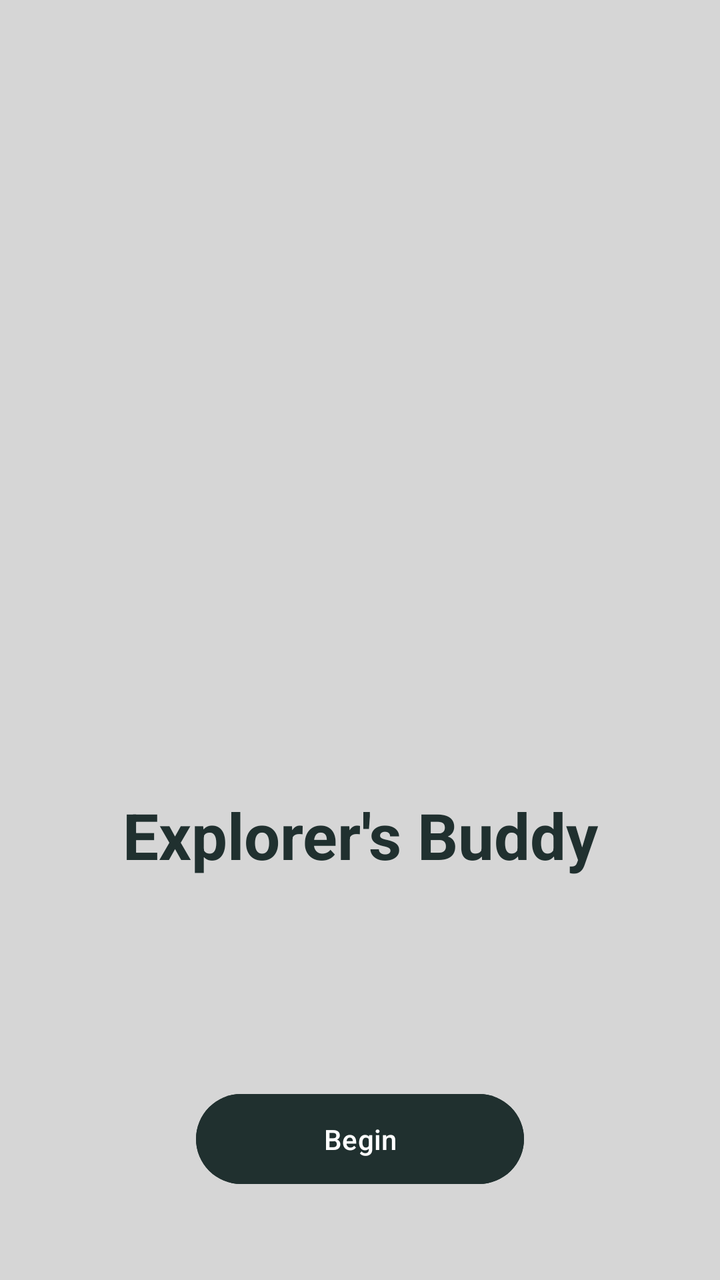
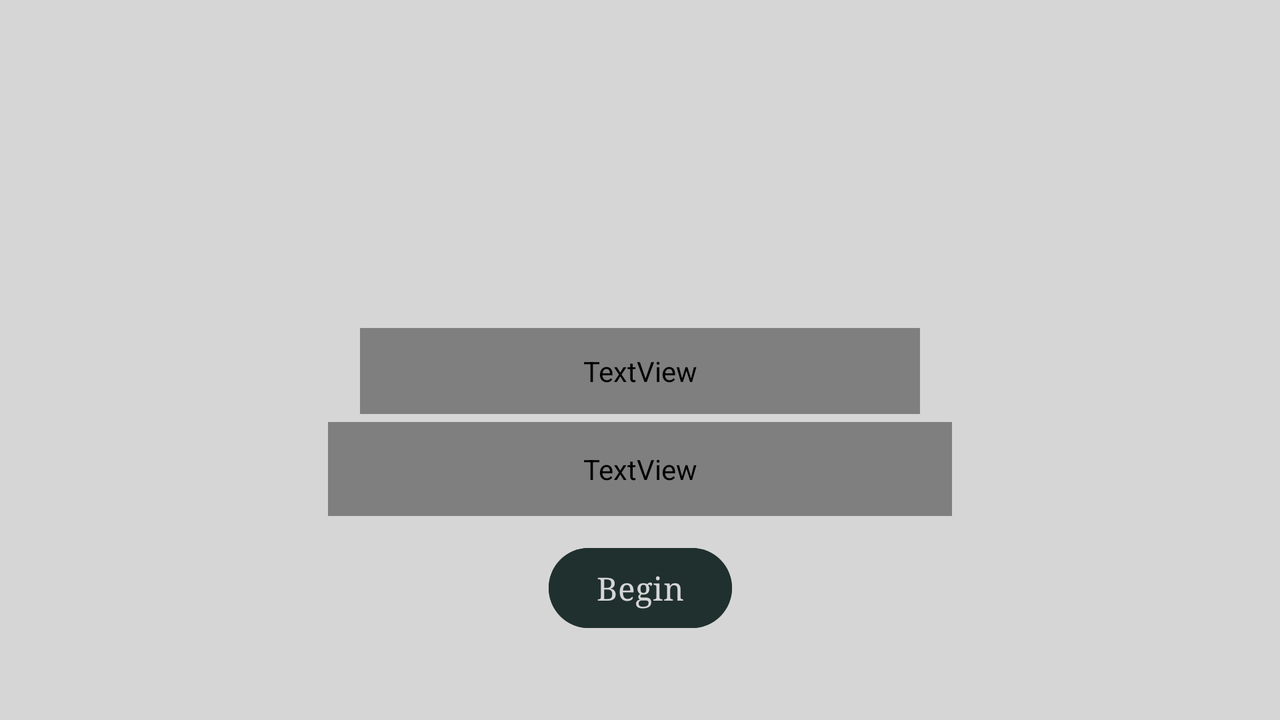

First picture: res/layout/ on a phone held upright. Second picture: the repository's own variant of that layout, on a device whose configuration matches the variant's folder. Source for both follows.
<!-- AndroidManifest.xml: application theme Theme.VacationPlanner -->
<!-- res/layout/activity_main.xml -->
<?xml version="1.0" encoding="utf-8"?>
<androidx.constraintlayout.widget.ConstraintLayout xmlns:android="http://schemas.android.com/apk/res/android"
    xmlns:app="http://schemas.android.com/apk/res-auto"
    xmlns:tools="http://schemas.android.com/tools"
    android:id="@+id/main"
    android:layout_width="match_parent"
    android:layout_height="match_parent"
    android:background="@color/offWhite"
    tools:context=".UI.MainActivity">


    <Button
        android:id="@+id/button"
        android:layout_width="164dp"
        android:layout_height="53dp"
        android:layout_marginStart="32dp"
        android:layout_marginEnd="32dp"
        android:layout_marginBottom="44dp"
        android:backgroundTint="@color/darkGreen"
        android:text="@string/enter_button"
        android:textColor="@color/white"
        app:layout_constraintBottom_toBottomOf="parent"
        app:layout_constraintEnd_toEndOf="parent"
        app:layout_constraintStart_toStartOf="parent" />

    <TextView
        android:id="@+id/welcomeTextView"
        android:layout_width="wrap_content"
        android:layout_height="wrap_content"
        android:layout_marginStart="32dp"
        android:layout_marginTop="90dp"
        android:layout_marginEnd="32dp"
        android:layout_marginBottom="90dp"
        android:fontFamily="sans-serif"
        android:text="@string/app_name"
        android:textColor="@color/darkGreen"
        android:textSize="32sp"
        android:textStyle="bold"
        app:layout_constraintBottom_toTopOf="@+id/button"
        app:layout_constraintEnd_toEndOf="parent"
        app:layout_constraintStart_toStartOf="parent"
        app:layout_constraintTop_toTopOf="parent"
        app:layout_constraintVertical_bias="0.956" />

</androidx.constraintlayout.widget.ConstraintLayout>
<!-- resources referenced by this layout -->
<resources>
  <color name="darkGreen">#20302f</color>
  <color name="offWhite">#d6d6d6</color>
  <color name="white">#FFFFFFFF</color>
  <string name="app_name">Explorer\'s Buddy</string>
  <string name="enter_button">Begin</string>
  <style name="Theme.VacationPlanner" parent="Base.Theme.VacationPlanner" />
  <style name="Base.Theme.VacationPlanner" parent="Theme.Material3.DayNight">
  
          
          <item name="colorPrimary">@color/darkGreen</item>
          <item name="colorSecondary">@color/grey</item>
          <item name="colorAccent">@color/lightGreen</item>
          <item name="colorTertiary">@color/offWhite</item>
          <item name="colorError">@color/errorRed</item>
  
  
      </style>
  <color name="grey">#8E9196</color>
  <color name="lightGreen">#7B9694</color>
  <color name="errorRed">#FF5449</color>
</resources>
<!-- res/layout-land/activity_main.xml (the repository's variant of the layout above) -->
<!-- drawn on the phone turned sideways -->
<?xml version="1.0" encoding="utf-8"?>
<androidx.constraintlayout.widget.ConstraintLayout xmlns:android="http://schemas.android.com/apk/res/android"
    xmlns:app="http://schemas.android.com/apk/res-auto"
    xmlns:tools="http://schemas.android.com/tools"
    android:id="@+id/main"
    android:layout_width="match_parent"
    android:layout_height="match_parent"
    android:background="@color/offWhite"
    tools:context=".UI.MainActivity">

    <ImageView
        android:id="@+id/imageView"
        android:layout_width="154dp"
        android:layout_height="141dp"
        android:contentDescription="@string/logo_description"
        android:src="@drawable/rounded_trip_24"
        app:layout_constraintBottom_toBottomOf="parent"
        app:layout_constraintEnd_toEndOf="parent"
        app:layout_constraintHorizontal_bias="0.499"
        app:layout_constraintStart_toStartOf="parent"
        app:layout_constraintTop_toTopOf="parent"
        app:layout_constraintVertical_bias="0.059"
        app:tint="#4E3127" />

    <Button
        android:id="@+id/button"
        android:layout_width="wrap_content"
        android:layout_height="wrap_content"
        android:layout_marginTop="12dp"
        android:backgroundTint="@color/darkGreen"
        android:fontFamily="serif"
        android:text="@string/enter_button"
        android:textColor="@color/offWhite"
        android:textSize="16sp"
        app:layout_constraintBottom_toBottomOf="parent"
        app:layout_constraintEnd_toEndOf="parent"
        app:layout_constraintStart_toStartOf="parent"
        app:layout_constraintTop_toBottomOf="@+id/textView2"
        app:layout_constraintVertical_bias="0.0" />

    <TextView
        android:id="@+id/textView"
        android:layout_width="280dp"
        android:layout_height="43dp"
        android:layout_marginTop="10dp"
        android:fontFamily="serif"
        android:text="@string/vacation_planner"
        android:textAlignment="center"
        android:textAllCaps="false"
        android:textColor="@color/charcoal"
        android:textSize="32sp"
        android:textStyle="bold"
        app:layout_constraintEnd_toEndOf="parent"
        app:layout_constraintStart_toStartOf="parent"
        app:layout_constraintTop_toBottomOf="@+id/imageView" />

    <TextView
        android:id="@+id/textView2"
        android:layout_width="312dp"
        android:layout_height="47dp"
        android:layout_marginTop="4dp"
        android:focusedByDefault="false"
        android:fontFamily="serif"
        android:text="@string/landing_message"
        android:textAlignment="center"
        android:textAllCaps="false"
        android:textColor="@color/charcoal"
        android:textSize="14sp"
        android:textStyle="bold"
        app:layout_constraintEnd_toEndOf="parent"
        app:layout_constraintStart_toStartOf="parent"
        app:layout_constraintTop_toBottomOf="@+id/textView" />

</androidx.constraintlayout.widget.ConstraintLayout>
<!-- resources referenced by the variant -->
<!-- as the phone turned sideways resolves them -->
<resources>
  <color name="darkGreen">#20302f</color>
  <color name="offWhite">#d6d6d6</color>
  <string name="enter_button">Begin</string>
  <string name="landing_message">The perfect tool to plan your trip and share with friends</string>
  <string name="logo_description">black compass logo</string>
  <string name="vacation_planner">Vacation Planner</string>
  <style name="Theme.VacationPlanner" parent="Base.Theme.VacationPlanner" />
  <style name="Base.Theme.VacationPlanner" parent="Theme.Material3.DayNight">
  
          
          <item name="colorPrimary">@color/darkGreen</item>
          <item name="colorSecondary">@color/grey</item>
          <item name="colorAccent">@color/lightGreen</item>
          <item name="colorTertiary">@color/offWhite</item>
          <item name="colorError">@color/errorRed</item>
  
  
      </style>
  <color name="grey">#8E9196</color>
  <color name="lightGreen">#7B9694</color>
  <color name="errorRed">#FF5449</color>
</resources>
